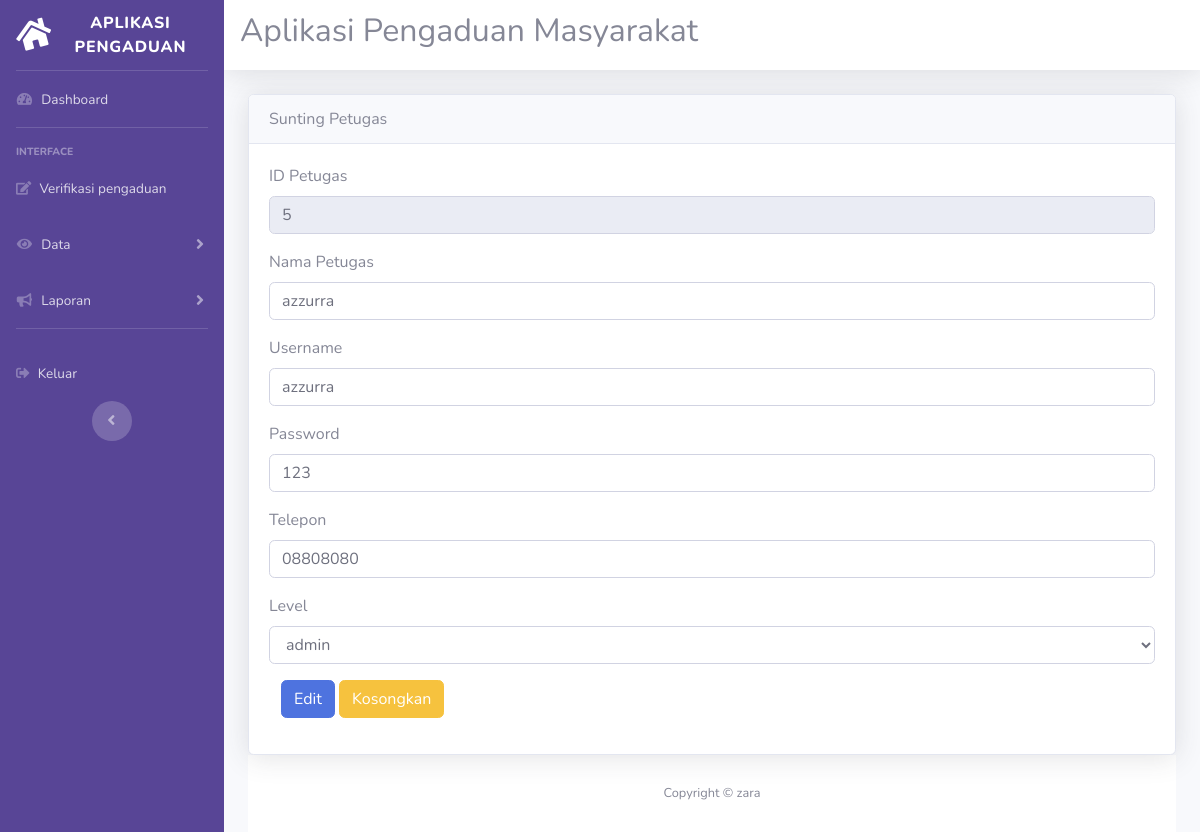
Screenshot of /pengaduanmasyarakat/admin/admin.php?url=edit_petugas&id=5 (signed in) with the database file from the repository.
### tables this page shows
CREATE TABLE `petugas` (
  `id_petugas` int(11) NOT NULL,
  `nama_petugas` varchar(35) NOT NULL,
  `username` varchar(25) NOT NULL,
  `password` varchar(32) NOT NULL,
  `telp` varchar(13) NOT NULL,
  `level` enum('admin','petugas','','') NOT NULL
);

### pengaduanmasyarakat/admin/edit_petugas.php (the view, shortened to what this page needs)
<!DOCTYPE html>
<html lang="en">
<head>
  <link href="../vendor/fontawesome-free/css/all.min.css" rel="stylesheet" type="text/css">
  <link href="../css/sb-admin-2.min.css" rel="stylesheet">
</head>
<body id="page-top">
<div class="card shadow">
    <div class="card-header">
        Sunting Petugas
    </div>
    <div class="card-body">
      <?php
       require '../koneksi.php';
       $sql=mysqli_query($conn, ("select * from petugas where id_petugas='$_GET[id]'"));
       if ($data=mysqli_fetch_array($sql)) {
       ?>
        <form action="update_petugas.php" method="post" class="form-horizontal" enctype="multipart/form-data">
          <div class="form-group cols-sm-6">
              <label>ID Petugas</label>
              <input type="text" name="id_petugas" value="<?php echo $data['id_petugas']; ?>" class="form-control" readonly>
          </div>
            <div class="form-group cols-sm-6">
                <label>Nama Petugas</label>
                <input type="text" name="nama_petugas" value="<?php echo $data['nama_petugas']; ?>" class="form-control">
            </div>
            <div class="form-group cols-sm-6">
                <label>Username</label>
                <input type="text" name="username" value="<?php echo $data['username']; ?>" class="form-control">
            </div>
            <div class="form-group cols-sm-6">
                <label>Password</label>
                <input type="text" name="password" value="<?php echo $data['password']; ?>" class="form-control">
            </div>
            <div class="form-group cols-sm-6">
                <label>Telepon</label>
                <input type="text" name="telp" value="<?php echo $data['telp']; ?>" class="form-control">
            </div>
            <div class="form-group cols-sm-6">
                <label>Level</label>
                <select class="form-control" name="level">
                  <option value=<?php echo $data['level']; ?>><?php echo $data['level']; ?></option>
                </select>
            </div>
            <div class="form-group col-sm-6">
                <input type="submit" value="Edit" class="btn btn-primary">
                <input type="reset" value="Kosongkan" class="btn btn-warning">
            </div>
        </form>
<?php } ?>
</body>
</html>

### rows the page displays
petugas: id_petugas "5", nama_petugas "azzurra", username "azzurra", password "123", telp "08808080", level "admin"
